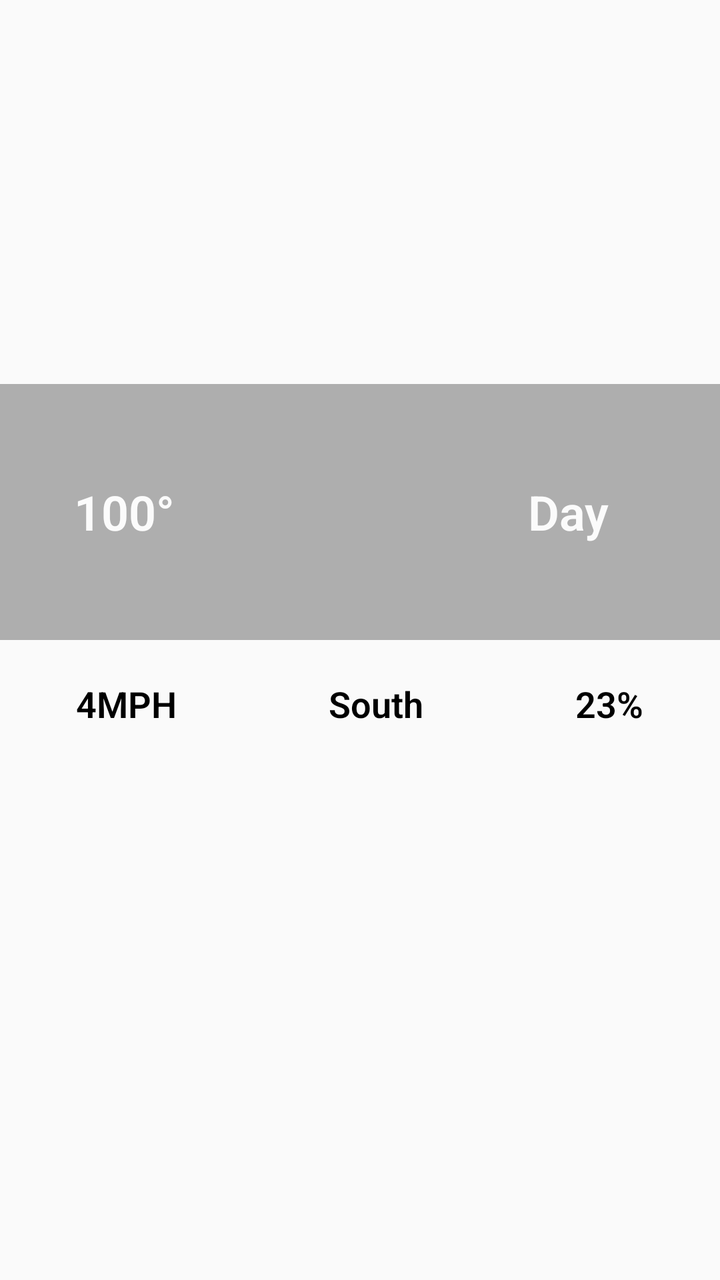
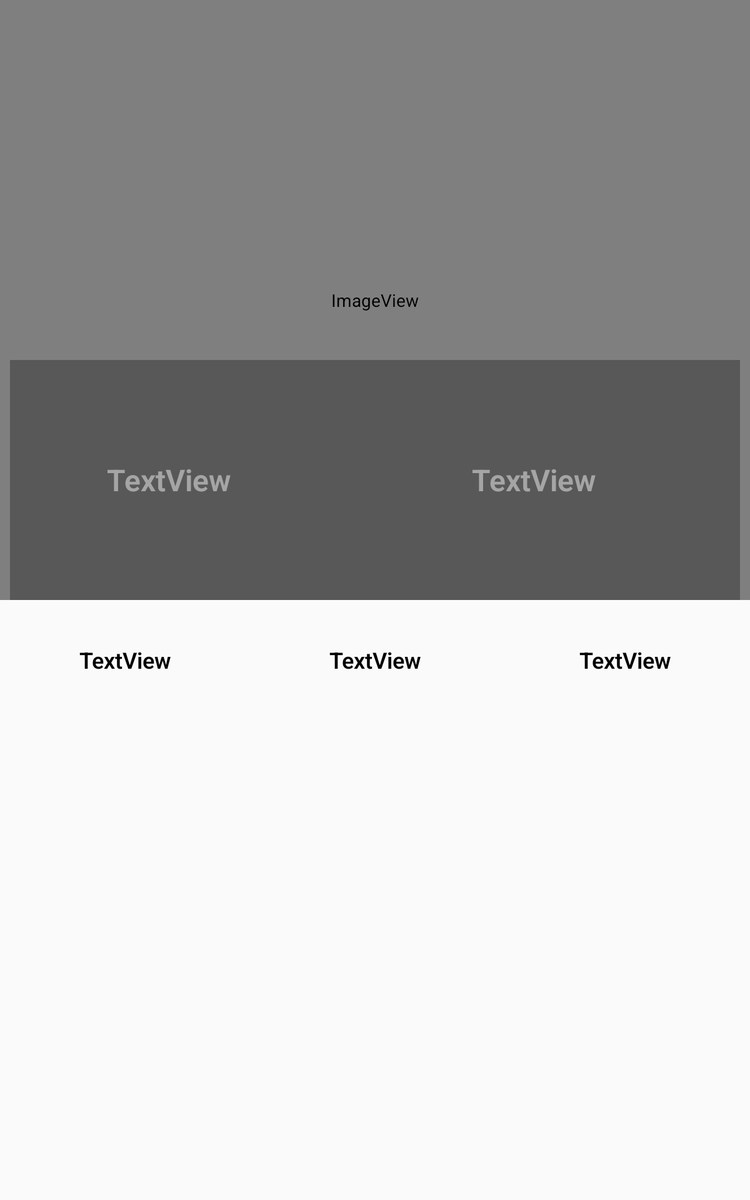

First picture: res/layout/ on a phone held upright. Second picture: the repository's own variant of that layout, on a device whose configuration matches the variant's folder. Source for both follows.
<!-- AndroidManifest.xml: application theme AppTheme -->
<!-- res/layout/activity_main.xml -->
<?xml version="1.0" encoding="utf-8"?>
<FrameLayout
    xmlns:android="http://schemas.android.com/apk/res/android"
    xmlns:app="http://schemas.android.com/apk/res-auto"
    xmlns:tools="http://schemas.android.com/tools"
    android:id="@+id/placeholder"
    android:layout_width="match_parent"
    android:layout_height="match_parent">

    <android.support.constraint.ConstraintLayout
        android:layout_width="match_parent"
        android:layout_height="match_parent"
        tools:context=".ui.MainActivity">

        <ImageView
            android:id="@+id/imvMainActivity"
            android:layout_width="match_parent"
            android:layout_height="0dp"
            app:layout_constraintBottom_toTopOf="@+id/linearLayout2"
            app:layout_constraintEnd_toEndOf="parent"
            app:layout_constraintHorizontal_bias="1.0"
            app:layout_constraintStart_toStartOf="parent"
            app:layout_constraintTop_toTopOf="parent"
            android:background="@drawable/quebec_wallpaper" />

        <android.support.constraint.Guideline
            android:id="@+id/guideline4"
            android:layout_width="wrap_content"
            android:layout_height="wrap_content"
            android:orientation="horizontal"
            app:layout_constraintGuide_percent="0.3" />

        <android.support.constraint.Guideline
            android:id="@+id/guideline5"
            android:layout_width="wrap_content"
            android:layout_height="wrap_content"
            android:orientation="horizontal"
            app:layout_constraintGuide_percent="0.5" />

        <android.support.v7.widget.RecyclerView
            android:id="@+id/rvDailyWeather"
            android:layout_width="0dp"
            android:layout_height="0dp"
            app:layout_constraintBottom_toBottomOf="parent"
            app:layout_constraintEnd_toEndOf="parent"
            app:layout_constraintStart_toStartOf="parent"
            app:layout_constraintTop_toBottomOf="@+id/linearLayout2" />

        <LinearLayout
            android:id="@+id/linearLayout3"
            android:layout_width="0dp"
            android:layout_height="0dp"
            android:orientation="horizontal"
            android:background="@android:color/black"
            android:alpha="0.3"
            app:layout_constraintBottom_toTopOf="@+id/guideline5"
            app:layout_constraintEnd_toEndOf="parent"
            app:layout_constraintStart_toStartOf="parent"
            app:layout_constraintTop_toTopOf="@+id/guideline4">


            <TextView
                android:id="@+id/txtCurrentTemperature"
                style="@style/maintFontImageText"
                android:layout_width="wrap_content"
                android:layout_height="wrap_content"
                android:layout_gravity="center"
                android:layout_weight="2"
                android:text="100°"
                android:textAlignment="center"
                android:textStyle="normal|bold"/>

            <ImageView
                android:id="@+id/imageCurrentlyIcon"
                android:layout_width="80dp"
                android:layout_height="80dp"
                android:layout_weight="0.1"
                android:layout_gravity="center"
                app:srcCompat="@drawable/na"/>

            <TextView
                android:id="@+id/txtCurrentDescription"
                style="@style/maintFontImageText"
                android:layout_width="wrap_content"
                android:layout_height="wrap_content"
                android:layout_gravity="center"
                android:layout_weight="3"
                android:text="Day"
                android:textAlignment="center"
                android:textStyle="normal|bold"/>
        </LinearLayout>

        <LinearLayout
            android:id="@+id/linearLayout2"
            android:layout_width="0dp"
            android:layout_height="0dp"
            android:orientation="horizontal"
            app:layout_constraintBottom_toTopOf="@+id/guideline10"
            app:layout_constraintEnd_toEndOf="parent"
            app:layout_constraintStart_toStartOf="parent"
            app:layout_constraintTop_toTopOf="@+id/guideline5">

            <TextView
                android:id="@+id/txtWindSpeed"
                style="@style/maintFont"
                android:layout_width="wrap_content"
                android:layout_height="wrap_content"
                android:layout_gravity="center"
                android:layout_weight="1"
                android:text="4MPH"
                android:textAlignment="center"
                android:textStyle="normal|bold"/>

            <TextView
                style="@style/maintFont"
                android:id="@+id/txtOrientation"
                android:layout_width="wrap_content"
                android:layout_height="wrap_content"
                android:layout_weight="1"
                android:text="South"
                android:textAlignment="center"
                android:layout_gravity="center"
                android:textStyle="normal|bold"/>

            <TextView
                style="@style/maintFont"
                android:id="@+id/txtPrecipProbability"
                android:layout_width="wrap_content"
                android:layout_height="wrap_content"
                android:layout_weight="1"
                android:text="23%"
                android:textAlignment="center"
                android:layout_gravity="center"
                android:textStyle="normal|bold"/>
        </LinearLayout>

        <android.support.constraint.Guideline
            android:id="@+id/guideline10"
            android:layout_width="wrap_content"
            android:layout_height="wrap_content"
            android:orientation="horizontal"
            app:layout_constraintGuide_percent="0.6" />

    </android.support.constraint.ConstraintLayout>

</FrameLayout>
<!-- resources referenced by this layout -->
<resources>
  <style name="maintFont" parent="@android:style/Widget.TextView">
          <item name="android:textColor">@android:color/black</item>
          <item name="android:fontFamily">sans-serif-light</item>
          <item name="android:textSize">18sp</item>
      </style>
  <style name="maintFontImageText" parent="@android:style/Widget.TextView">
          <item name="android:textColor">@android:color/white</item>
          <item name="android:fontFamily">sans-serif-light</item>
          <item name="android:textSize">24sp</item>
  
      </style>
  <style name="AppTheme" parent="Theme.AppCompat.Light.DarkActionBar">
          
          <item name="colorPrimary">@color/colorPrimary</item>
          <item name="colorPrimaryDark">@color/colorPrimaryDark</item>
          <item name="colorAccent">@color/colorAccent</item>
      </style>
</resources>
<!-- res/layout-sw600dp/activity_main.xml (the repository's variant of the layout above) -->
<!-- drawn on a 7-inch tablet held upright -->
<?xml version="1.0" encoding="utf-8"?>
<android.support.constraint.ConstraintLayout
    xmlns:android="http://schemas.android.com/apk/res/android"
    xmlns:app="http://schemas.android.com/apk/res-auto"
    xmlns:tools="http://schemas.android.com/tools"
    android:layout_width="match_parent"
    android:layout_height="match_parent">

    <android.support.constraint.Guideline
        android:id="@+id/guideline2"
        android:layout_width="wrap_content"
        android:layout_height="wrap_content"
        android:orientation="horizontal"
        app:layout_constraintGuide_percent="0.5" />

    <android.support.constraint.Guideline
        android:id="@+id/guideline7"
        android:layout_width="wrap_content"
        android:layout_height="wrap_content"
        android:orientation="horizontal"
        app:layout_constraintGuide_percent="0.3" />

    <ImageView
        android:id="@+id/imvMainActivity"
        android:layout_width="0dp"
        android:layout_height="0dp"
        app:layout_constraintBottom_toTopOf="@+id/guideline2"
        app:layout_constraintEnd_toEndOf="parent"
        app:layout_constraintStart_toStartOf="parent"
        app:layout_constraintTop_toTopOf="parent"
        app:srcCompat="@android:drawable/sym_def_app_icon" />

    <android.support.constraint.Guideline
        android:id="@+id/guideline8"
        android:layout_width="wrap_content"
        android:layout_height="wrap_content"
        android:orientation="horizontal"
        app:layout_constraintGuide_percent="0.6" />



    <LinearLayout
        android:id="@+id/linearLayout"
        android:layout_width="0dp"
        android:layout_height="0dp"
        android:layout_marginEnd="8dp"
        android:layout_marginLeft="8dp"
        android:layout_marginRight="8dp"
        android:layout_marginStart="8dp"
        android:background="@android:color/black"
        android:alpha="0.3"
        android:orientation="horizontal"
        app:layout_constraintBottom_toTopOf="@+id/guideline2"
        app:layout_constraintEnd_toEndOf="parent"
        app:layout_constraintStart_toStartOf="parent"
        app:layout_constraintTop_toTopOf="@+id/guideline7">

        <TextView
            android:id="@+id/txtCurrentTemperature"
            style="@style/maintFontImageText"
            android:layout_width="wrap_content"
            android:layout_height="wrap_content"
            android:textColor="@android:color/white"
            android:layout_gravity="center"
            android:layout_weight="2"
            android:text="TextView"
            android:textAlignment="center"
            android:textStyle="normal|bold"/>

        <TextView
            android:id="@+id/txtCurrentDescription"
            style="@style/maintFontImageText"
            android:layout_width="wrap_content"
            android:layout_height="wrap_content"
            android:textColor="@android:color/white"
            android:layout_gravity="center"
            android:layout_weight="3"
            android:text="TextView"
            android:textAlignment="center"
            android:textStyle="normal|bold"/>

    </LinearLayout>

    <LinearLayout
        android:layout_width="0dp"
        android:layout_height="0dp"
        android:orientation="horizontal"
        app:layout_constraintBottom_toTopOf="@+id/guideline8"
        app:layout_constraintEnd_toEndOf="parent"
        app:layout_constraintStart_toStartOf="parent"
        app:layout_constraintTop_toBottomOf="@+id/linearLayout">

        <TextView
            android:id="@+id/txtWindSpeed"
            style="@style/maintFont"
            android:layout_width="wrap_content"
            android:layout_height="wrap_content"
            android:layout_weight="1"
            android:text="TextView"
            android:textAlignment="center"
            android:layout_gravity="center"
            android:textStyle="normal|bold"/>

        <TextView
            style="@style/maintFont"
            android:id="@+id/txtOrientation"
            android:layout_width="wrap_content"
            android:layout_height="wrap_content"
            android:layout_weight="1"
            android:text="TextView"
            android:textAlignment="center"
            android:layout_gravity="center"
            android:textStyle="normal|bold"/>

        <TextView
            style="@style/maintFont"
            android:id="@+id/txtPrecipProbability"
            android:layout_width="wrap_content"
            android:layout_height="wrap_content"
            android:layout_weight="1"
            android:text="TextView"
            android:textAlignment="center"
            android:layout_gravity="center"
            android:textStyle="normal|bold"/>

    </LinearLayout>

    <android.support.v7.widget.RecyclerView
        android:id="@+id/rvDailyWeather"
        android:layout_width="0dp"
        android:layout_height="0dp"
        app:layout_constraintBottom_toBottomOf="parent"
        app:layout_constraintEnd_toEndOf="parent"
        app:layout_constraintStart_toStartOf="parent"
        app:layout_constraintTop_toTopOf="@+id/guideline8" />

</android.support.constraint.ConstraintLayout>
